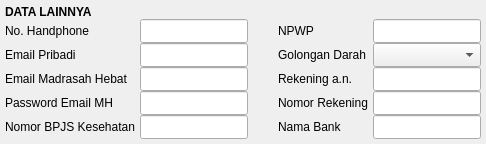
               <widget class="QWidget" name="widget_6" native="true">
                <layout class="QGridLayout" name="gridLayout_7" columnminimumwidth="120,0,20,80,0">
                 <property name="leftMargin">
                  <number>5</number>
                 </property>
                 <property name="topMargin">
                  <number>5</number>
                 </property>
                 <property name="rightMargin">
                  <number>5</number>
                 </property>
                 <property name="bottomMargin">
                  <number>5</number>
                 </property>
                 <property name="horizontalSpacing">
                  <number>5</number>
                 </property>
                 <property name="verticalSpacing">
                  <number>0</number>
                 </property>
                 <item row="1" column="3">
                  <widget class="QLabel" name="label_23">
                   <property name="text">
                    <string>NPWP</string>
                   </property>
                  </widget>
                 </item>
                 <item row="2" column="3">
                  <widget class="QLabel" name="label_24">
                   <property name="text">
                    <string>Golongan Darah</string>
                   </property>
                  </widget>
                 </item>
                 <item row="3" column="4">
                  <widget class="QLineEdit" name="line_nama_pemilik_rekening">
                   <property name="minimumSize">
                    <size>
                     <width>0</width>
                     <height>24</height>
                    </size>
                   </property>
                  </widget>
                 </item>
                 <item row="1" column="4">
                  <widget class="QLineEdit" name="line_npwp">
                   <property name="minimumSize">
                    <size>
                     <width>0</width>
                     <height>24</height>
                    </size>
                   </property>
                  </widget>
                 </item>
                 <item row="2" column="4">
                  <widget class="QComboBox" name="cbo_goldar">
                   <property name="minimumSize">
                    <size>
                     <width>0</width>
                     <height>24</height>
                    </size>
                   </property>
                  </widget>
                 </item>
                 <item row="5" column="4">
                  <widget class="QLineEdit" name="line_nama_bank">
                   <property name="minimumSize">
                    <size>
                     <width>0</width>
                     <height>24</height>
                    </size>
                   </property>
                  </widget>
                 </item>
                 <item row="4" column="4">
                  <widget class="QLineEdit" name="line_norek">
                   <property name="minimumSize">
                    <size>
                     <width>0</width>
                     <height>24</height>
                    </size>
                   </property>
                  </widget>
                 </item>
                 <item row="4" column="3">
                  <widget class="QLabel" name="label_26">
                   <property name="text">
                    <string>Nomor Rekening</string>
                   </property>
                  </widget>
                 </item>
                 <item row="5" column="3">
                  <widget class="QLabel" name="label_27">
                   <property name="text">
                    <string>Nama Bank</string>
                   </property>
                  </widget>
                 </item>
                 <item row="3" column="3">
                  <widget class="QLabel" name="label_25">
                   <property name="text">
                    <string>Rekening a.n.</string>
                   </property>
                  </widget>
                 </item>
                 <item row="1" column="0">
                  <widget class="QLabel" name="label_21">
                   <property name="text">
                    <string>No. Handphone</string>
                   </property>
                  </widget>
                 </item>
                 <item row="3" column="0">
                  <widget class="QLabel" name="label_17">
                   <property name="text">
                    <string>Email Madrasah Hebat</string>
                   </property>
                  </widget>
                 </item>
                 <item row="2" column="0">
                  <widget class="QLabel" name="label_16">
                   <property name="text">
                    <string>Email Pribadi</string>
                   </property>
                  </widget>
                 </item>
                 <item row="1" column="1">
                  <widget class="QLineEdit" name="line_no_hp">
                   <property name="minimumSize">
                    <size>
                     <width>0</width>
                     <height>24</height>
                    </size>
                   </property>
                  </widget>
                 </item>
                 <item row="2" column="1">
                  <widget class="QLineEdit" name="line_email_pribadi">
                   <property name="minimumSize">
                    <size>
                     <width>0</width>
                     <height>24</height>
                    </size>
                   </property>
                  </widget>
                 </item>
                 <item row="4" column="0">
                  <widget class="QLabel" name="label_18">
                   <property name="text">
                    <string>Password Email MH</string>
                   </property>
                  </widget>
                 </item>
                 <item row="4" column="1">
                  <widget class="QLineEdit" name="line_password_hebat">
                   <property name="minimumSize">
                    <size>
                     <width>0</width>
                     <height>24</height>
                    </size>
                   </property>
                  </widget>
                 </item>
                 <item row="3" column="1">
                  <widget class="QLineEdit" name="line_email_hebat">
                   <property name="minimumSize">
                    <size>
                     <width>0</width>
                     <height>24</height>
                    </size>
                   </property>
                  </widget>
                 </item>
                 <item row="5" column="1">
                  <widget class="QLineEdit" name="line_bpjs">
                   <property name="minimumSize">
                    <size>
                     <width>0</width>
                     <height>24</height>
                    </size>
                   </property>
                  </widget>
                 </item>
                 <item row="5" column="0">
                  <widget class="QLabel" name="label_19">
                   <property name="text">
                    <string>Nomor BPJS Kesehatan</string>
                   </property>
                  </widget>
                 </item>
                 <item row="0" column="0" colspan="2">
                  <widget class="QLabel" name="label_42">
                   <property name="font">
                    <font>
                     <weight>75</weight>
                     <bold>true</bold>
                    </font>
                   </property>
                   <property name="text">
                    <string>DATA LAINNYA</string>
                   </property>
                  </widget>
                 </item>
                 <item row="1" column="2">
                  <widget class="QWidget" name="widget_4" native="true"/>
                 </item>
                </layout>
               </widget>
